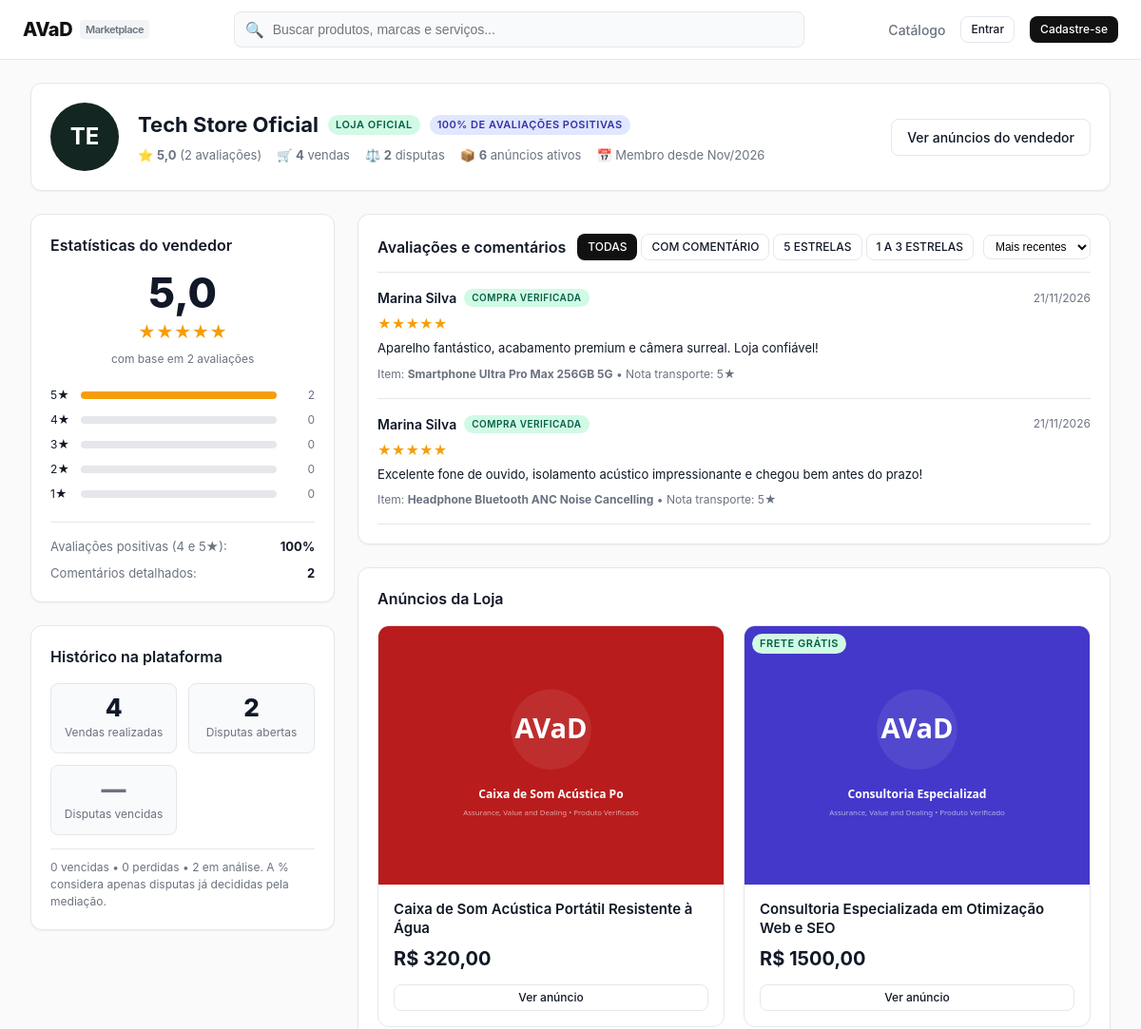
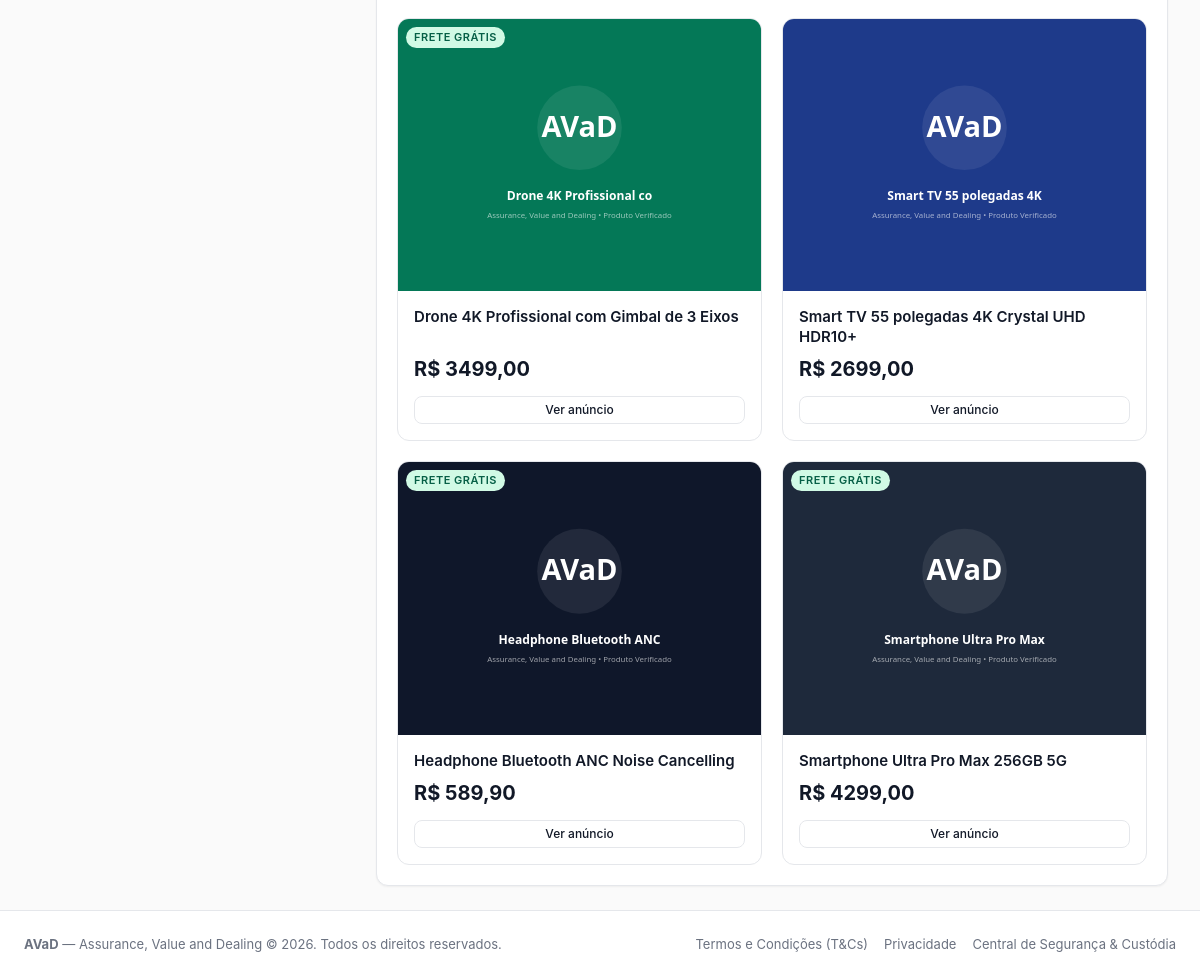
The page /accounts/seller-profile/2/ on the database its author committed (2 pictures, top to bottom).
### accounts/models.py (models this page shows, shortened)
class UserProfile(models.Model):
    user = models.OneToOneField(User, on_delete=models.CASCADE, related_name='profile')
    nome = models.CharField(max_length=16)
    data_nascimento = models.DateField()
    cpf = models.CharField(max_length=14, unique=True)
    cnpj = models.CharField(max_length=18, blank=True, null=True, unique=True)
    tem_cnpj = models.BooleanField(default=False)
    email_verificado = models.BooleanField(default=False)
    is_mediador = models.BooleanField(default=False)
    conta_bancaria_bloqueada = models.BooleanField(default=False)
    suspenso = models.BooleanField(default=False)
    token_verificacao = models.CharField(max_length=64, blank=True, null=True)
    nome_loja = models.CharField(max_length=64, blank=True, null=True)  # nome público como vendedor
    meta_mensal = models.DecimalField(max_digits=12, decimal_places=2, default=Decimal('25000.00'),
                                      validators=[MinValueValidator(Decimal('1.00'))])

### orders/models.py (models this page shows, shortened)
class Review(models.Model):
    pedido = models.OneToOneField(Order, on_delete=models.CASCADE, related_name='review')
    comprador = models.ForeignKey(User, on_delete=models.CASCADE, related_name='reviews_feitas')
    vendedor = models.ForeignKey(User, on_delete=models.CASCADE, related_name='reviews_recebidas')
    nota_vendedor = models.IntegerField(default=0, choices=[(i, str(i)) for i in range(6)])
    comentario_vendedor = models.TextField(blank=True)
    nota_transporte = models.IntegerField(default=0, choices=[(i, str(i)) for i in range(6)])
    comentario_transporte = models.TextField(blank=True)
    criado_em = models.DateTimeField(auto_now_add=True)
    class Meta:
        ordering = ['-criado_em']

class Order(models.Model):
    codigo = models.CharField(max_length=20, unique=True, default=generate_order_code)
    comprador = models.ForeignKey(User, on_delete=models.CASCADE, related_name='compras')
    vendedor = models.ForeignKey(User, on_delete=models.CASCADE, related_name='vendas')
    produto = models.ForeignKey('catalog.Product', on_delete=models.CASCADE)
    quantidade = models.PositiveIntegerField(default=1)
    preco_unitario = models.DecimalField(max_digits=10, decimal_places=2)
    valor_frete = models.DecimalField(max_digits=10, decimal_places=2, default=0)
    metodo_frete = models.CharField(max_length=20, choices=METODO_FRETE_CHOICES, default='pac')
    prazo_dias = models.PositiveIntegerField(default=7)
    valor_total = models.DecimalField(max_digits=10, decimal_places=2)
    forma_pagamento = models.CharField(max_length=20, choices=FORMA_PAGAMENTO_CHOICES, default='cartao')
    parcelas = models.PositiveIntegerField(default=1)
    cep_entrega = models.CharField(max_length=10, blank=True)
    endereco_entrega = models.TextField(blank=True)
    codigo_rastreio = models.CharField(max_length=20, blank=True, default='')
    status = models.CharField(max_length=30, choices=STATUS_CHOICES, default='aguardando_pagamento')
    recebimento_confirmado = models.BooleanField(default=False)
    entregue_em = models.DateTimeField(null=True, blank=True)  # quando o pedido passou a 'entregue'
    criado_em = models.DateTimeField(auto_now_add=True)
    class Meta:
        ordering = ['-criado_em']

### catalog/models.py (models this page shows, shortened)
class Product(models.Model):
    vendedor = models.ForeignKey(User, on_delete=models.CASCADE, related_name='products')
    titulo = models.CharField(max_length=200)
    categoria = models.CharField(max_length=50, choices=CATEGORIAS)
    descricao = models.TextField()
    caracteristicas = models.TextField(blank=True, help_text='Uma característica por linha')
    preco = models.DecimalField(max_digits=10, decimal_places=2)
    estoque = models.PositiveIntegerField(default=0)
    imagem = models.ImageField(upload_to='products/', blank=True, null=True)
    frete_gratis = models.BooleanField(default=False)
    ativo = models.BooleanField(default=True)
    removido = models.BooleanField(default=False)  # anúncio removido pelo vendedor (some da loja e da lista)
    criado_em = models.DateTimeField(auto_now_add=True)
    class Meta:
        ordering = ['-criado_em']

### accounts/views.py (the view)
# urls.py: path('seller-profile/<int:user_id>/', views.seller_profile_view, name='seller_profile'),
def seller_profile_view(request, user_id):
    seller = get_object_or_404(User, pk=user_id)
    profile = seller.profile
    reviews = Review.objects.filter(vendedor=seller)
    filter_type = request.GET.get('filter', 'todas')
    sort_by = request.GET.get('sort', 'recentes')
    if filter_type == 'com_comentario':
        reviews = reviews.exclude(comentario_vendedor='')
    elif filter_type == '5_estrelas':
        reviews = reviews.filter(nota_vendedor=5)
    elif filter_type == '1_a_3':
        reviews = reviews.filter(nota_vendedor__lte=3)
    if sort_by == 'maior':
        reviews = reviews.order_by('-nota_vendedor')
    elif sort_by == 'menor':
        reviews = reviews.order_by('nota_vendedor')
    else:
        reviews = reviews.order_by('-criado_em')
    all_reviews = Review.objects.filter(vendedor=seller)
    total = all_reviews.count()
    avg_note = all_reviews.aggregate(avg=Avg('nota_vendedor'))['avg'] or 0
    distribution = {}
    for i in range(1, 6):
        count = all_reviews.filter(nota_vendedor=i).count()
        distribution[i] = {
            'count': count,
            'percent': round((count / total) * 100) if total else 0,
        }
    positivas = all_reviews.filter(nota_vendedor__gte=4).count()
    pct_positivas = round((positivas / total) * 100) if total else 0
    com_comentario = all_reviews.exclude(comentario_vendedor='').count()
    products = seller.products.filter(ativo=True)
    return render(request, 'accounts/seller_profile.html', {
        'seller': seller,
        'stats': estatisticas_vendedor(seller),
        'profile': profile,
        'reviews': reviews,
        'products': products,
        'total': total,
        'avg_note': round(avg_note, 1),
        'distribution': distribution,
        'pct_positivas': pct_positivas,
        'com_comentario': com_comentario,
        'filter_type': filter_type,
        'sort_by': sort_by,
    })

### templates/accounts/seller_profile.html (shortened to what this page needs)
{% extends "base.html" %}
{% load avad_filters %}
{% block content %}
<div style="margin-bottom: 24px;">
  <div class="card" style="display: flex; align-items: center; justify-content: space-between; gap: 24px; flex-wrap: wrap;">
    <div style="display: flex; align-items: center; gap: 20px;">
      <div style="width: 72px; height: 72px; border-radius: 50%; background: #142621; color: #FFFFFF; display: flex; align-items: center; justify-content: center; font-size: 24px; font-weight: 700;">
        {{ profile.nome_loja|default:profile.nome|slice:":2"|upper }}
      </div>
      <div>
        <div style="display: flex; align-items: center; gap: 10px; margin-bottom: 6px;">
          <h1 style="font-size: 22px; font-weight: 700;">{{ profile.nome_loja|default:profile.nome }}</h1>
          {% if profile.tem_cnpj %}
            <span class="badge badge-success">LOJA OFICIAL</span>
          {% endif %}
          <span class="badge badge-primary">{{ pct_positivas }}% DE AVALIAÇÕES POSITIVAS</span>
        </div>
        <div style="font-size: 13px; color: var(--text-muted); display: flex; gap: 16px;">
          <span>⭐ <strong>{{ avg_note }}</strong> ({{ total }} avaliações)</span>
          <span>🛒 <strong>{{ stats.total_vendas }}</strong> venda{{ stats.total_vendas|pluralize }}</span>
          <span>⚖️ <strong>{{ stats.total_disputas }}</strong> disputa{{ stats.total_disputas|pluralize }}{% if stats.pct_disputas_vencidas is not None %} ({{ stats.pct_disputas_vencidas }}% vencidas){% endif %}</span>
          <span>📦 <strong>{{ products.count }}</strong> anúncios ativos</span>
          <span>📅 Membro desde {{ seller.date_joined|date:"M/Y" }}</span>
        </div>
      </div>
    </div>
    <div>
      <a href="#anuncios" class="btn btn-outline">Ver anúncios do vendedor</a>
    </div>
  </div>
</div>
<div style="display: grid; grid-template-columns: 320px 1fr; gap: 24px;">
  <div>
    <div class="card" style="margin-bottom: 24px;">
      <h3 class="card-title" style="margin-bottom: 16px;">Estatísticas do vendedor</h3>
      <div style="text-align: center; margin-bottom: 20px;">
        <div style="font-size: 44px; font-weight: 800; color: var(--text-main); line-height: 1;">{{ avg_note }}</div>
        <div style="color: #F59E0B; font-size: 18px; margin: 6px 0;">
          {% for i in avg_note|to_int|stars_range %}★{% endfor %}
        </div>
        <div style="font-size: 12px; color: var(--text-muted);">com base em {{ total }} avaliações</div>
      </div>
      <div style="display: flex; flex-direction: column; gap: 8px; margin-bottom: 20px;">
        {% for star in "54321" %}
          {% with star_num=star|to_int %}
          {% with item=distribution|get_item:star_num %}
          <div style="display: flex; align-items: center; gap: 8px; font-size: 12px;">
            <span style="width: 24px;">{{ star }}★</span>
            <div style="flex: 1; height: 8px; background: #E5E7EB; border-radius: 4px; overflow: hidden;">
              <div style="height: 100%; background: #F59E0B; width: {{ item.percent|default:0 }}%;"></div>
            </div>
            <span style="width: 32px; text-align: right; color: var(--text-muted);">{{ item.count|default:0 }}</span>
          </div>
          {% endwith %}
          {% endwith %}
        {% endfor %}
      </div>
      <div style="border-top: 1px solid var(--border-color); padding-top: 16px; font-size: 13px;">
        <div style="display: flex; justify-content: space-between; margin-bottom: 8px;">
          <span style="color: var(--text-muted);">Avaliações positivas (4 e 5★):</span>
          <strong>{{ pct_positivas }}%</strong>
        </div>
        <div style="display: flex; justify-content: space-between;">
          <span style="color: var(--text-muted);">Comentários detalhados:</span>
          <strong>{{ com_comentario }}</strong>
        </div>
      </div>
    </div>
    {% include "accounts/_seller_reputation.html" %}
  </div>
  <div>
    <div class="card" style="margin-bottom: 24px;">
      <div class="card-header" style="flex-wrap: wrap; gap: 12px;">
        <h3 class="card-title">Avaliações e comentários</h3>
        <div style="display: flex; gap: 10px; align-items: center; flex-wrap: wrap;">
          <div style="display: flex; gap: 4px; font-size: 12px;">
            <a href="?filter=todas&sort={{ sort_by }}" class="btn btn-sm {% if filter_type == 'todas' %}btn-primary{% else %}btn-outline{% endif %}">TODAS</a>
            <a href="?filter=com_comentario&sort={{ sort_by }}" class="btn btn-sm {% if filter_type == 'com_comentario' %}btn-primary{% else %}btn-outline{% endif %}">COM COMENTÁRIO</a>
            <a href="?filter=5_estrelas&sort={{ sort_by }}" class="btn btn-sm {% if filter_type == '5_estrelas' %}btn-primary{% else %}btn-outline{% endif %}">5 ESTRELAS</a>
            <a href="?filter=1_a_3&sort={{ sort_by }}" class="btn btn-sm {% if filter_type == '1_a_3' %}btn-primary{% else %}btn-outline{% endif %}">1 A 3 ESTRELAS</a>
          </div>
          <form method="get" style="display: inline-flex;">
            <select name="sort" onchange="this.form.submit()" class="form-select" style="padding: 4px 8px; font-size: 12px;">
              <option value="recentes" {% if sort_by == 'recentes' %}selected{% endif %}>Mais recentes</option>
            </select>
          </form>
        </div>
      </div>
      {% if reviews %}
        <div style="display: flex; flex-direction: column; gap: 16px;">
          {% for r in reviews %}
            <div style="border-bottom: 1px solid var(--border-color); padding-bottom: 16px;">
              <div style="display: flex; justify-content: space-between; align-items: center; margin-bottom: 6px;">
                <div style="display: flex; align-items: center; gap: 8px;">
                  <span style="font-weight: 600; font-size: 14px;">{{ r.comprador.profile.nome|default:r.comprador.username }}</span>
                  <span class="badge badge-success" style="font-size: 10px;">Compra verificada</span>
                </div>
                <span style="font-size: 12px; color: var(--text-muted);">{{ r.criado_em|date:"d/m/Y" }}</span>
              </div>
              <div style="color: #F59E0B; font-size: 14px; margin-bottom: 6px;">
                {% for i in r.nota_vendedor|stars_range %}★{% endfor %}
              </div>
              {% if r.comentario_vendedor %}
                <p style="font-size: 13px; color: var(--text-main); margin-bottom: 8px;">
                  {{ r.comentario_vendedor }}
                </p>
              {% endif %}
              <div style="font-size: 12px; color: var(--text-muted);">
                Item: <strong>{{ r.pedido.produto.titulo }}</strong> &bull; Nota transporte: {{ r.nota_transporte }}★
              </div>
            </div>
          {% endfor %}
        </div>
      {% else %}
        <div style="padding: 32px; text-align: center; color: var(--text-muted); font-size: 13px;">
          Nenhuma avaliação encontrada com estes filtros.
        </div>
      {% endif %}
    </div>
    <div id="anuncios" class="card">
      <h3 class="card-title" style="margin-bottom: 16px;">Anúncios da Loja</h3>
      <div class="product-grid">
        {% for p in products %}
          <div class="product-card">
            <div class="product-img-wrap">
              {% if p.frete_gratis %}
                <span class="badge badge-success product-badge-float">FRETE GRÁTIS</span>
              {% endif %}
              {% if p.imagem %}
                <img src="{{ p.imagem.url }}" alt="{{ p.titulo }}" class="product-img">
              {% else %}
                <div style="width: 100%; height: 100%; display: flex; align-items: center; justify-content: center; background: #E5E7EB; color: #9CA3AF; font-size: 13px;">Sem imagem</div>
              {% endif %}
            </div>
            <div class="product-info">
              <h4 class="product-title">{{ p.titulo }}</h4>
              <div class="product-price">R$ {{ p.preco }}</div>
              <a href="{% url 'catalog:product_detail' p.id %}" class="btn btn-outline btn-sm" style="margin-top: 12px;">Ver anúncio</a>
            </div>
          </div>
        {% empty %}
          <div style="grid-column: 1 / -1; padding: 24px; text-align: center; color: var(--text-muted);">
            Nenhum outro anúncio no momento.
          </div>
        {% endfor %}
      </div>
    </div>
  </div>
</div>
{% endblock %}

### rows shown on the page
UserProfile: nome_loja "TE", nome_loja "Tech Store Oficial"
Review: comprador.profile.nome "Marina Silva", criado_em "21/11/2026", nota_vendedor 5 (drawn), comentario_vendedor "Aparelho fantástico, acabamento premium e câmera surreal. Loja confiável!", pedido.produto.titulo "Smartphone Ultra Pro Max 256GB 5G", nota_transporte "5"
Review: comprador.profile.nome "Marina Silva", criado_em "21/11/2026", nota_vendedor 5 (drawn), comentario_vendedor "Excelente fone de ouvido, isolamento acústico impressionante e chegou bem antes do prazo!", pedido.produto.titulo "Headphone Bluetooth ANC Noise Cancelling", nota_transporte "5"
Product: imagem (picture), titulo "Caixa de Som Acústica Portátil Resistente à Água", preco "320,00"
Product: frete_gratis "FRETE GRÁTIS", imagem (picture), titulo "Consultoria Especializada em Otimização Web e SEO", preco "1500,00"
Product: frete_gratis "FRETE GRÁTIS", imagem (picture), titulo "Drone 4K Profissional com Gimbal de 3 Eixos", preco "3499,00"
Product: imagem (picture), titulo "Smart TV 55 polegadas 4K Crystal UHD HDR10+", preco "2699,00"
Product: frete_gratis "FRETE GRÁTIS", imagem (picture), titulo "Headphone Bluetooth ANC Noise Cancelling", preco "589,90"
Product: frete_gratis "FRETE GRÁTIS", imagem (picture), titulo "Smartphone Ultra Pro Max 256GB 5G", preco "4299,00"

### other values the page prints
{{ pct_positivas }} "100"
{{ avg_note }} "5,0"
{{ total }} "2"
{{ stats.total_vendas }} "4"
{{ stats.total_disputas }} "2"
{{ products.count }} "6"
{{ seller.date_joined|date:"M/Y" }} "Nov/2026"
{{ star }} "5" "4" "3" "2" "1"
{{ item.count|default:0 }} "2" "0" "0" "0" "0"
{{ com_comentario }} "2"
{{ stats.disputas_vencidas }} "0"
{{ stats.disputas_perdidas }} "0"
{{ stats.disputas_em_analise }} "2"
